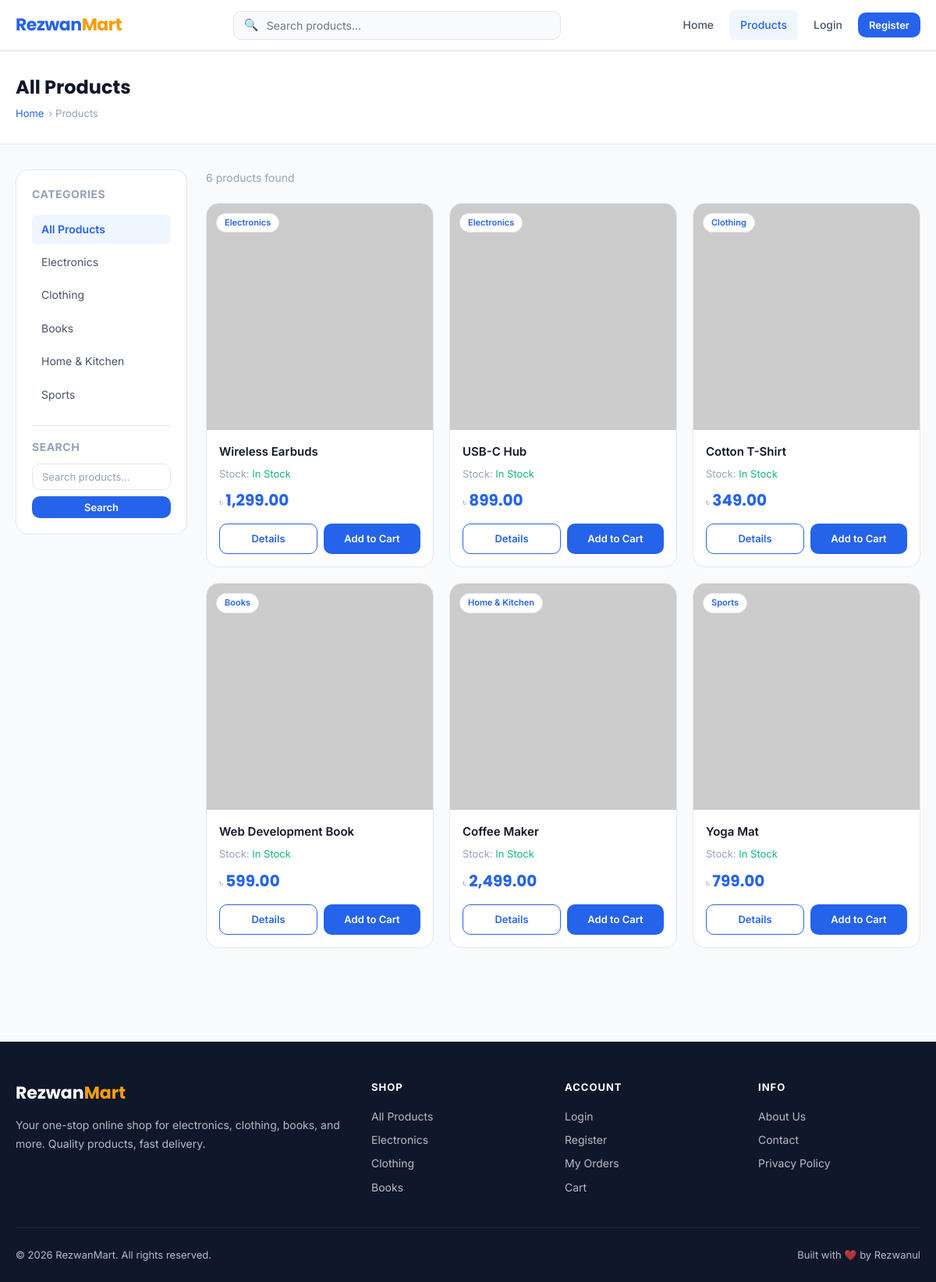
/products.php, run on the app's committed database.
### tables this page shows
CREATE TABLE IF NOT EXISTS categories (
    id INT AUTO_INCREMENT PRIMARY KEY,
    name VARCHAR(100) NOT NULL,
    created_at TIMESTAMP DEFAULT CURRENT_TIMESTAMP
);

CREATE TABLE IF NOT EXISTS products (
    id INT AUTO_INCREMENT PRIMARY KEY,
    category_id INT,
    name VARCHAR(200) NOT NULL,
    description TEXT,
    price DECIMAL(10,2) NOT NULL,
    stock INT DEFAULT 0,
    image VARCHAR(255),
    created_at TIMESTAMP DEFAULT CURRENT_TIMESTAMP,
    FOREIGN KEY (category_id) REFERENCES categories(id) ON DELETE SET NULL
);

### products.php (the view, shortened to what this page needs)
<?php
require_once 'config.php';
$cat_id = isset($_GET['cat']) ? (int)$_GET['cat'] : 0;
$search = trim($_GET['search'] ?? '');
$where = "WHERE 1=1";
$products_result = mysqli_query($conn, "
    SELECT p.*, c.name as category_name
    FROM products p
    LEFT JOIN categories c ON p.category_id = c.id
    $where
    ORDER BY p.created_at DESC
");
$current_cat = $cat_id > 0 ? mysqli_fetch_assoc(mysqli_query($conn, "SELECT name FROM categories WHERE id=$cat_id")) : null;
?>
<!DOCTYPE html>
<html lang="en">
<head>
    <link rel="stylesheet" href="/rezwanmart/css/style.css">
</head>
<body>
<?php include 'includes/navbar.php'; ?>
<div class="page-header">
    <div class="container">
        <h1><?= $current_cat ? htmlspecialchars($current_cat['name']) : 'All Products' ?></h1>
        <div class="breadcrumb">
            <a href="index.php">Home</a> › Products<?= $current_cat ? ' › ' . htmlspecialchars($current_cat['name']) : '' ?>
        </div>
    </div>
</div>
<div class="container" style="padding-bottom:60px;">
    <div style="display:flex; gap:24px; align-items:flex-start;">
        <div style="width:220px; flex-shrink:0;">
            <div style="background:var(--bg-white); border-radius:var(--radius-lg); border:1px solid var(--border); padding:20px; position:sticky; top:84px;">
                <div style="font-weight:700; font-size:14px; margin-bottom:14px; text-transform:uppercase; letter-spacing:0.5px; color:var(--text-muted);">Categories</div>
                <div style="display:flex; flex-direction:column; gap:4px;">
                    <a href="products.php"
                       style="padding:8px 12px; border-radius:var(--radius-sm); font-size:14px; font-weight:<?= $cat_id==0?'600':'400' ?>; color:<?= $cat_id==0?'var(--primary)':'var(--text-secondary)' ?>; background:<?= $cat_id==0?'var(--primary-light)':'' ?>; transition:all 0.2s;">
                        All Products
                    </a>
                    <?php
                    $categories_result2 = mysqli_query($conn, "SELECT * FROM categories");
                    while($cat = mysqli_fetch_assoc($categories_result2)):
                        $active = $cat_id == $cat['id'];
                    ?>
                    <a href="products.php?cat=<?= $cat['id'] ?>"
                       style="padding:8px 12px; border-radius:var(--radius-sm); font-size:14px; font-weight:<?= $active?'600':'400' ?>; color:<?= $active?'var(--primary)':'var(--text-secondary)' ?>; background:<?= $active?'var(--primary-light)':'' ?>; transition:all 0.2s;">
                        <?= htmlspecialchars($cat['name']) ?>
                    </a>
                    <?php endwhile; ?>
                </div>
                <div style="margin-top:20px; padding-top:16px; border-top:1px solid var(--border);">
                    <div style="font-weight:700; font-size:14px; margin-bottom:10px; text-transform:uppercase; letter-spacing:0.5px; color:var(--text-muted);">Search</div>
                    <form method="GET" action="">
                        <input type="text" name="search" class="form-control" placeholder="Search products..."
                               value="<?= htmlspecialchars($search) ?>" style="font-size:13px; padding:8px 12px;">
                        <button type="submit" class="btn btn-primary btn-sm btn-block" style="margin-top:8px;">Search</button>
                    </form>
                </div>
            </div>
        </div>
        <div style="flex:1;">
            <?php $count = mysqli_num_rows($products_result); ?>
            <div style="display:flex; align-items:center; justify-content:space-between; margin-bottom:20px;">
                <div style="font-size:14px; color:var(--text-muted);"><?= $count ?> product<?= $count!=1?'s':'' ?> found</div>
            </div>
            <?php if ($count === 0): ?>
                <div class="empty-state">
                    <div class="icon">🔍</div>
                    <h3>No products found</h3>
                    <p>Try a different category or search term.</p>
                    <a href="products.php" class="btn btn-primary mt-2">View All Products</a>
                </div>
            <?php else: ?>
                <div class="products-grid">
                    <?php while($product = mysqli_fetch_assoc($products_result)): ?>
                        <div class="product-card">
                            <div class="product-img-wrap">
                                <img src="/rezwanmart/uploads/<?= htmlspecialchars($product['image'] ?? 'default.jpg') ?>"
                                     alt="<?= htmlspecialchars($product['name']) ?>"
                                     onerror="this.src='https://placehold.co/300x300/eff6ff/2563eb?text=No+Image'">
                                <?php if ($product['category_name']): ?>
                                    <span class="product-category"><?= htmlspecialchars($product['category_name']) ?></span>
                                <?php endif; ?>
                            </div>
                            <div class="product-body">
                                <div class="product-name"><?= htmlspecialchars($product['name']) ?></div>
                                <div style="font-size:13px; color:var(--text-muted); margin-bottom:8px;">
                                    Stock: <?= $product['stock'] > 0 ? '<span style="color:var(--success)">In Stock</span>' : '<span style="color:var(--danger)">Out of Stock</span>' ?>
                                </div>
                                <div class="product-price"><span class="currency">৳ </span><?= number_format($product['price'], 2) ?></div>
                                <div class="product-actions">
                                    <a href="product_detail.php?id=<?= $product['id'] ?>" class="btn btn-outline btn-sm">Details</a>
                                    <?php if ($product['stock'] > 0): ?>
                                        <?php if (isset($_SESSION['user_id'])): ?>
                                            <a href="cart_add.php?id=<?= $product['id'] ?>" class="btn btn-primary btn-sm">Add to Cart</a>
                                        <?php else: ?>
                                            <a href="login.php" class="btn btn-primary btn-sm">Add to Cart</a>
                                        <?php endif; ?>
                                    <?php else: ?>
                                        <button class="btn btn-sm" style="background:var(--bg); color:var(--text-muted); cursor:not-allowed;" disabled>Out of Stock</button>
                                    <?php endif; ?>
                                </div>
                            </div>
                        </div>
                    <?php endwhile; ?>
                </div>
            <?php endif; ?>
        </div>
    </div>
</div>
<?php include 'includes/footer.php'; ?>
</body>
</html>

### css/style.css (style rules this page uses)
:root { --primary: #2563eb; --primary-dark: #1d4ed8; --primary-light: #eff6ff; --accent: #f59e0b; --success: #10b981; --danger: #ef4444; --warning: #f59e0b; --bg: #f8fafc; --bg-white: #ffffff; --bg-card: #ffffff; --text-primary: #0f172a; --text-secondary:#475569; --text-muted: #94a3b8; --border: #e2e8f0; --border-light: #f1f5f9; --shadow-sm: 0 1px 3px rgba(0,0,0,0.06), 0 1px 2px rgba(0,0,0,0.04); --shadow: 0 4px 6px rgba(0,0,0,0.05), 0 2px 4px rgba(0,0,0,0.04); --shadow-md: 0 10px 25px rgba(0,0,0,0.08); --shadow-lg: 0 20px 40px rgba(0,0,0,0.10); --radius-sm: 6px; --radius: 10px; --radius-lg: 16px; --radius-xl: 24px; --transition: all 0.2s ease; --font-main: 'Inter', sans-serif; --font-display: 'Poppins', sans-serif; }
*, *::before, *::after { box-sizing: border-box; margin: 0; padding: 0; }
html { scroll-behavior: smooth; }
body { font-family: var(--font-main); background: var(--bg); color: var(--text-primary); font-size: 15px; line-height: 1.6; -webkit-font-smoothing: antialiased; }
a { text-decoration: none; color: inherit; transition: var(--transition); }
img { max-width: 100%; display: block; }
input, button, select, textarea { font-family: inherit; }
.container { max-width: 1200px; margin: 0 auto; padding: 0 20px; }
.btn { display: inline-flex; align-items: center; justify-content: center; gap: 8px; padding: 10px 20px; border-radius: var(--radius); font-size: 14px; font-weight: 600; border: none; cursor: pointer; transition: var(--transition); white-space: nowrap; text-decoration: none; }
.btn-primary { background: var(--primary); color: white; }
.btn-outline { background: transparent; color: var(--primary); border: 1.5px solid var(--primary); }
.btn-sm { padding: 6px 14px; font-size: 13px; }
.btn-block { width: 100%; }
.form-control { width: 100%; padding: 11px 14px; border: 1.5px solid var(--border); border-radius: var(--radius); font-size: 14px; color: var(--text-primary); background: var(--bg-white); outline: none; transition: var(--transition); }
.form-control::placeholder { color: var(--text-muted); }
.products-grid { display: grid; grid-template-columns: repeat(auto-fill, minmax(230px, 1fr)); gap: 20px; }
.product-card { background: var(--bg-white); border-radius: var(--radius-lg); border: 1px solid var(--border); overflow: hidden; transition: var(--transition); position: relative; }
.product-img-wrap { aspect-ratio: 1; background: var(--bg); overflow: hidden; position: relative; }
.product-img-wrap img { width: 100%; height: 100%; object-fit: cover; transition: transform 0.4s ease; }
.product-category { position: absolute; top: 12px; left: 12px; background: white; color: var(--primary); font-size: 11px; font-weight: 600; padding: 3px 10px; border-radius: 20px; border: 1px solid var(--border); }
.product-body { padding: 16px; }
.product-name { font-weight: 600; font-size: 15px; margin-bottom: 6px; color: var(--text-primary); display: -webkit-box; -webkit-line-clamp: 2; -webkit-box-orient: vertical; overflow: hidden; }
.product-price { font-family: var(--font-display); font-size: 20px; font-weight: 700; color: var(--primary); margin-bottom: 14px; }
.product-price .currency { font-size: 13px; font-weight: 500; color: var(--text-muted); }
.product-actions { display: flex; gap: 8px; }
.product-actions .btn { flex: 1; font-size: 13px; padding: 8px; }
.page-header { background: var(--bg-white); border-bottom: 1px solid var(--border); padding: 28px 0; margin-bottom: 32px; }
.page-header h1 { font-family: var(--font-display); font-size: 24px; font-weight: 700; margin-bottom: 4px; }
.breadcrumb { display: flex; align-items: center; gap: 6px; font-size: 13px; color: var(--text-muted); }
.breadcrumb a { color: var(--primary); }

### data on the page
categories: name "Electronics"
categories: name "Clothing"
categories: name "Books"
categories: name "Home & Kitchen"
categories: name "Sports"
products: category.name "Electronics", name "Wireless Earbuds", stock "In Stock", price "1,299.00"
products: category.name "Electronics", name "USB-C Hub", stock "In Stock", price "899.00"
products: category.name "Clothing", name "Cotton T-Shirt", stock "In Stock", price "349.00"
products: category.name "Books", name "Web Development Book", stock "In Stock", price "599.00"
products: category.name "Home & Kitchen", name "Coffee Maker", stock "In Stock", price "2,499.00"
products: category.name "Sports", name "Yoga Mat", stock "In Stock", price "799.00"

### other printed values
$count "6"
